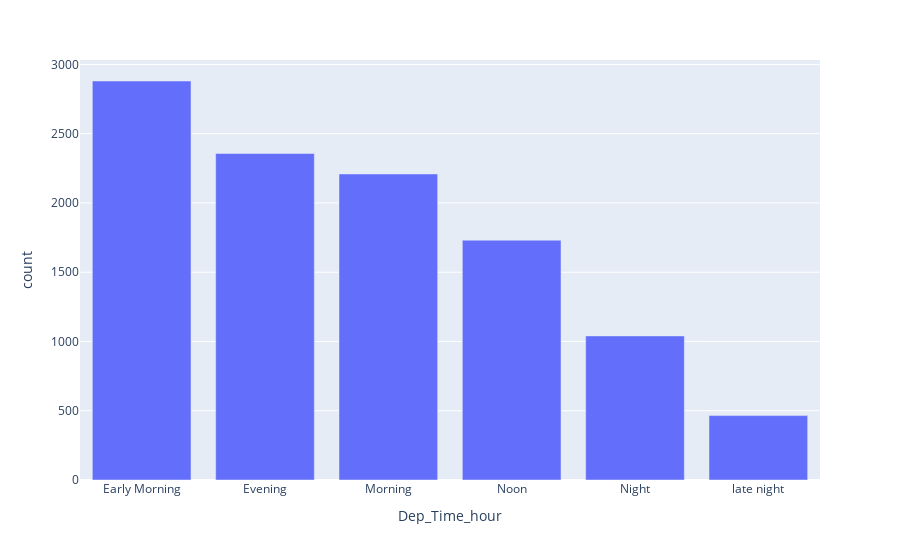

The notebook cell this image was saved under:
### Code cell
import plotly.express as px

vc = data['Dep_Time_hour'].apply(flight_dep_time).value_counts().reset_index()
vc.columns = ['Dep_Time_hour', 'count']

px.bar(vc, x='Dep_Time_hour', y='count')

### Figure 1 — Plotly figure (JSON) as saved in the notebook; plotly's stock layout.template omitted (floating-point values rounded to 4 significant figures)
{"data": [{"hovertemplate": "Dep_Time_hour=%{x}<br>count=%{y}<extra></extra>", "legendgroup": "", "marker": {"color": "#636efa", "pattern": {"shape": ""}}, "name": "", "orientation": "v", "showlegend": false, "textposition": "auto", "type": "bar", "x": ["Early Morning", "Evening", "Morning", "Noon", "Night", "late night"], "xaxis": "x", "y": [2880, 2357, 2209, 1731, 1040, 465], "yaxis": "y"}], "layout": {"barmode": "relative", "legend": {"tracegroupgap": 0}, "margin": {"t": 60}, "xaxis": {"anchor": "y", "domain": [0, 1], "title": {"text": "Dep_Time_hour"}}, "yaxis": {"anchor": "x", "domain": [0, 1], "title": {"text": "count"}}}}
